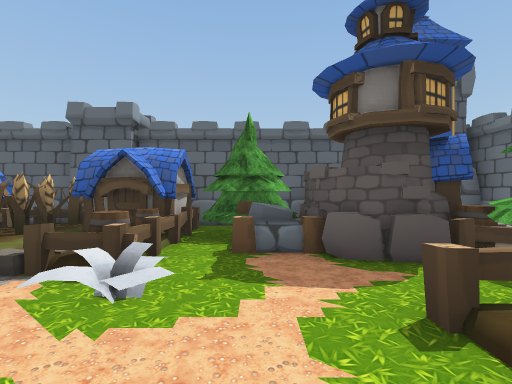
View 1 (above)

22 first-person views from a walk through a 3-D level made in the Unity game engine. The camera is 1.5 m above the floor, looks level and sees 85° across. The floor is counted in squares, 2 m on a side. Each view is taken from the middle of a square. On the plan, view 1 faces up. The plan holds only what a view shows up to about 10 squares ahead; the rest is blank. The place goes on beyond the plan. The player is left out. Some animated figures are left out. Some surface patterns are stand-ins.

View 2
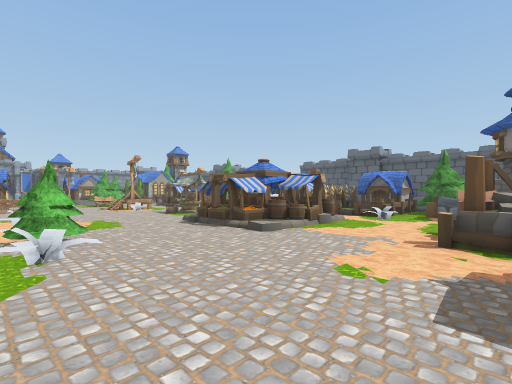

View 3
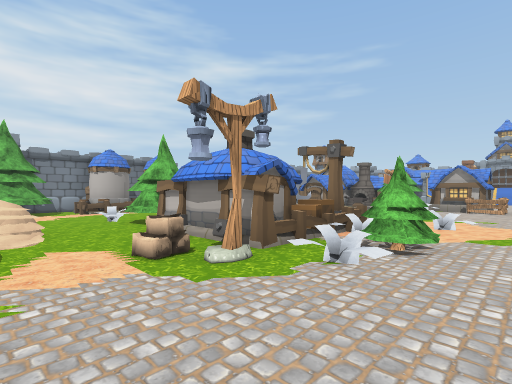

View 4
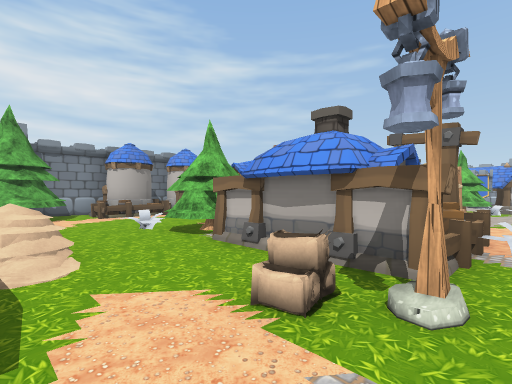

View 5
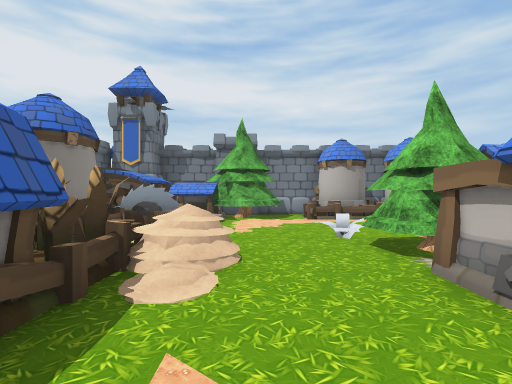

View 6
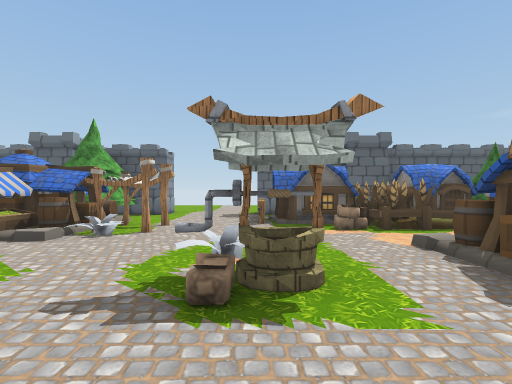

View 7
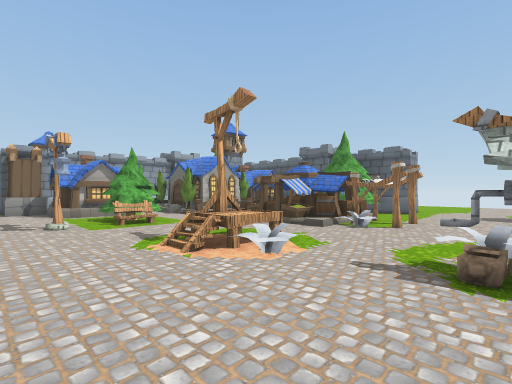

View 8
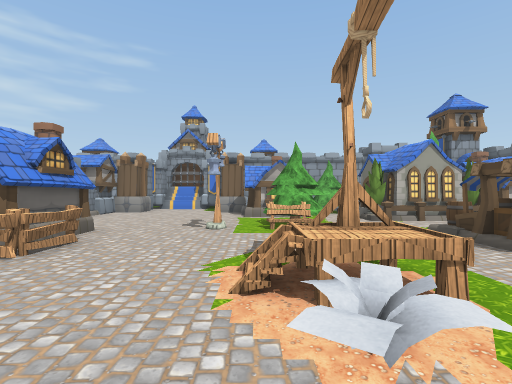

View 9
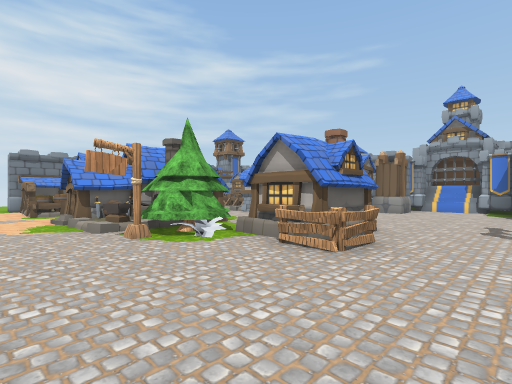

View 10
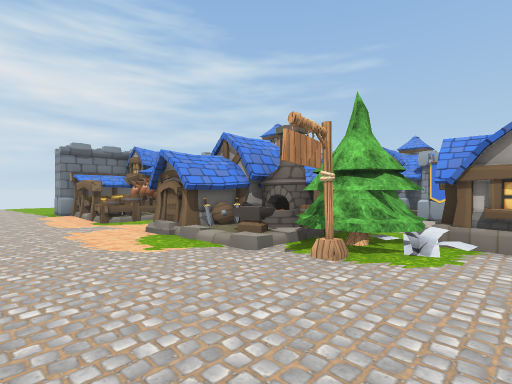

View 11
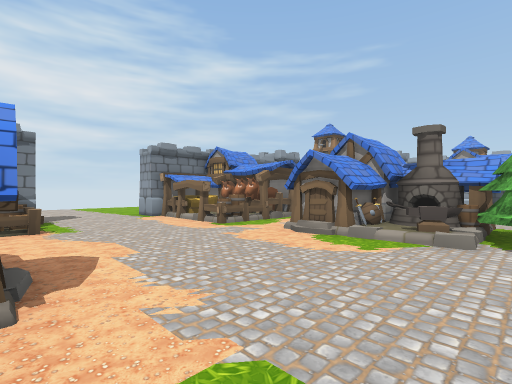

View 12
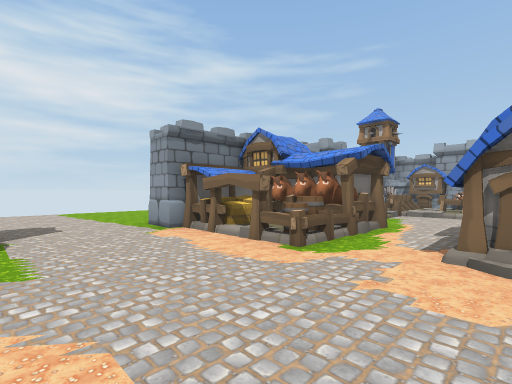

View 13
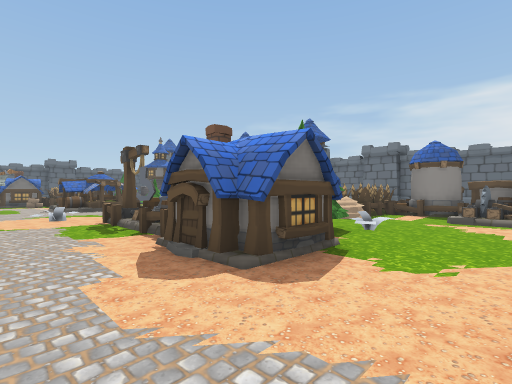

View 14
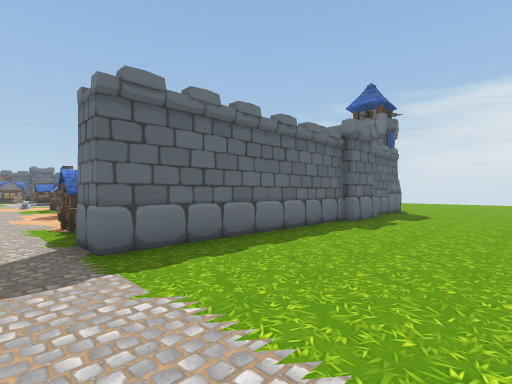

View 15
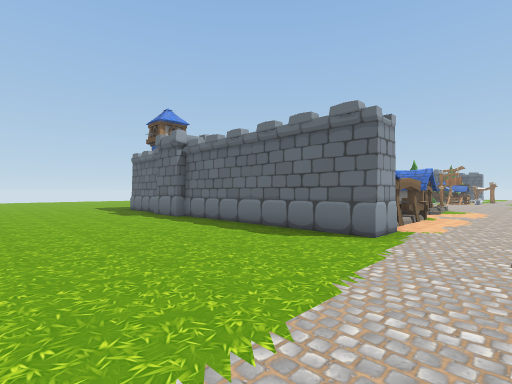

View 16
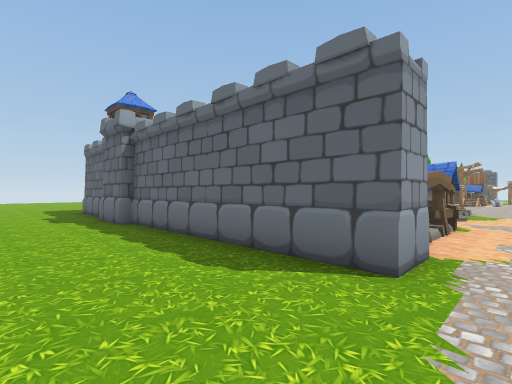

View 17
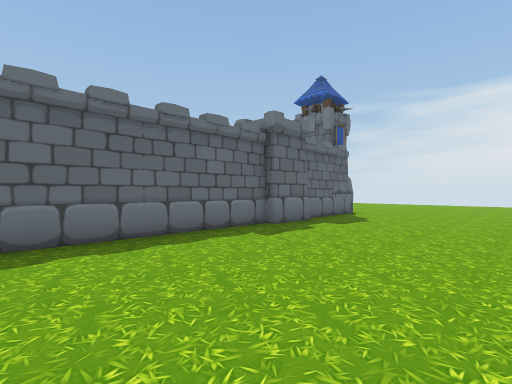

View 18
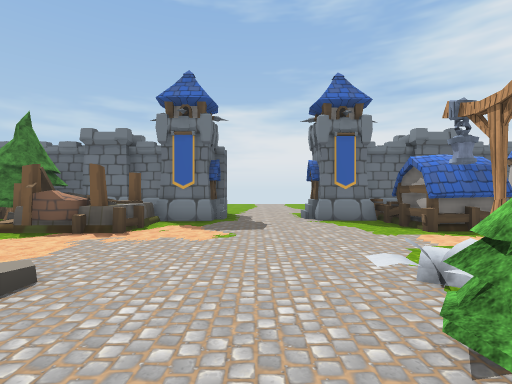

View 19
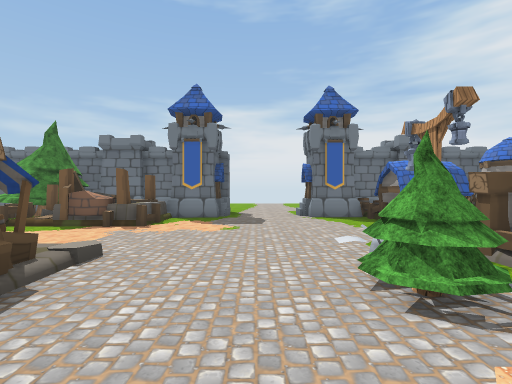

View 20
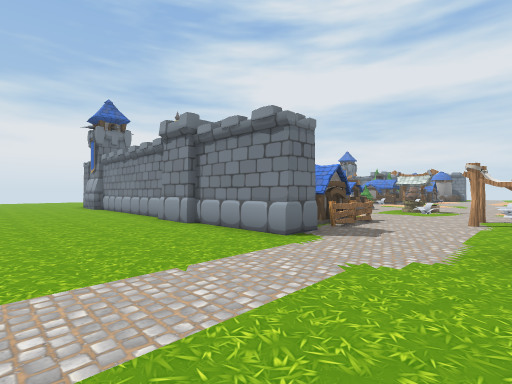

View 21
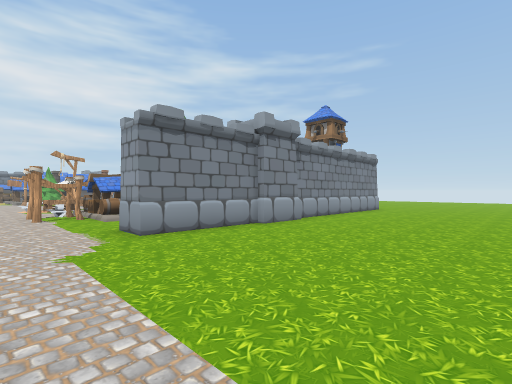

View 22
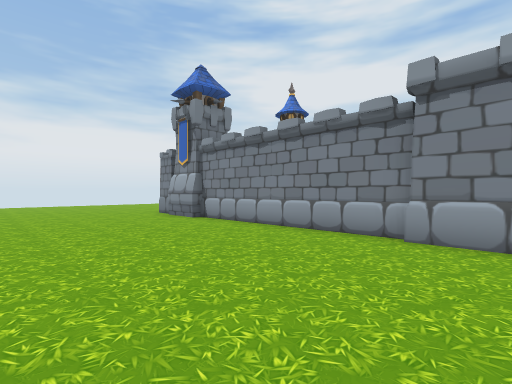

### Floor plan
Points are (right, up) in squares from view 1. A wall is a line through its corners. A room is listed if a view was taken in it or the views show most of it. See-through windows are left out.
Room 1 (views 1, 2, 3, 4, 5, 6, 7, 8, 9, 10, 11, 12, 13, 14, 15, 16, 17, 18, 19, 20, 21, 22)
walls: (-18.3, -6.4) (-18.3, -6.9); (-18.2, -2.8) (-18.3, -3.4) (-19.5, -3.4); (-18.3, -2.5) (-18.3, -3.4); (-18.3, -2.4) (-18.2, -2.9); (0.6, 3.8) (0.1, 3.8); (-3.2, 6) (-4.1, 6); (-9.4, -16.4) (-8.8, -16.4) (-8.8, -17.4) (-14.8, -17.4) (-14.8, -17.8); (-4.1, 6.3) (-7, 6.3) (-7, 7.2) (3.1, 7.2); (-19, -6.4) (-18.3, -6.4) (-18.2, -6.7); (4.8, -8.5) (4.8, -7.4); (4.8, -1.1) (4.8, 0); (4.5, -0.1) (4.5, 1.2); (4.8, 1.4) (4.7, 6); (1.1, 6.2) (-1.5, 6.2); (-14.2, 7.2) (-10, 7.2) (-10, 6.3) (-10.5, 6.3); (-14.4, 7.4) (-12.8, 7.4); (-14.1, -17.7) (-16.4, -17.7); (1.5, -17.7) (0, -17.7) (0, -17.4) (-6, -17.4) (-6, -16.4) (-0.1, -16.4); (-17, -17.4) (-19.2, -17.4); (-17.4, 7.2) (-14.5, 7.2); (-17.6, -17.7) (-19.1, -17.7); (4.3, -17.4) (1.7, -17.4)
low walls: (0.5, 3.5) (-0.4, 3.5); (-16.3, -12.5) (-16.3, -13.2); (-4.1, 7.4) (-2.5, 7.4); (-16.3, -14) (-16.3, -14.5)
ways out: opening at (5, -4.5)
objects: other object (-19, 0) to (-18, 1); other object (-18, -10) to (-16, -8); other object (-18, -2) to (-17, -1); other object (-18, 1) to (-16, 3); other object (-18, 4); other object (-18, 5) to (-18, 6); other object (-17, 4) to (-16, 6); other object (-15, -14) to (-14, -14); other object (-15, -1); other object (-14, -3); other object (-14, -1); other object (-13, -7) to (-12, -6); other object (-13, 2) to (-11, 4); other object (-12, -16) to (-9, -14); other object (-12, -11) to (-10, -9); other object (-12, -9) to (-11, -7); other object (-12, -5); other object (-12, 4) to (-11, 6); other object (-11, -5); other object (-11, -1); other object (-10, -8); other object (-10, 2); other object (-10, 2) to (-9, 3); other object (-9, -2); other object (-7, -1); other object (-7, 0); other object (-7, 4); other object (-7, 5); other object (-6, 4) to (-5, 5); other object (-5, -16) to (-4, -15); other object (-5, -12) to (-4, -10); other object (-5, 3); other object (-4, -9) to (-2, -7); other object (-4, -2) to (-2, 1); other object (-4, 3) to (-2, 5); other object (-3, -16) to (-2, -15); other object (-3, -11) to (-2, -10); other object (-3, -5); other object (-2, -5); other object (-1, -7); other object (-1, -6); other object (-1, 2); other object (-1, 5) to (1, 5); other object (0, -16) to (1, -14); other object (1, -1) to (3, 0); other object (1, 2); other object (1, 3) to (3, 5); other object (2, -15) to (4, -13); other object (2, -10) to (4, -8); other object (2, 2) to (4, 3); other object (3, -12) to (4, -11); other object (3, -1) to (4, -1); other object (4, -6); other object (5, -17); other object (5, 7)

Where each view was taken, in squares from view 1:
view 1: 0 up, 0 right, facing up
view 2: 6 down, 2 right, facing up-left
view 3: 4 down, 1 right, facing down-left
view 4: 6 down, 1 right, facing down-left
view 5: 7 down, 0 right, facing down
view 6: 3 down, 7 left, facing up
view 7: 4 down, 7 left, facing up-left
view 8: 2 down, 8 left, facing left
view 9: 3 down, 8 left, facing down-left
view 10: 6 down, 7 left, facing down-left
view 11: 8 down, 5 left, facing down-left
view 12: 11 down, 6 left, facing down-left
view 13: 14 down, 7 left, facing up-right
view 14: 21 down, 7 left, facing up-right
view 15: 22 down, 7 left, facing up-left
view 16: 20 down, 8 left, facing up-left
view 17: 22 down, 5 left, facing up-right
view 18: 4 down, 4 left, facing right
view 19: 4 down, 5 left, facing right
view 20: 11 up, 10 left, facing down-right
view 21: 12 up, 8 left, facing down-left
view 22: 12 up, 4 left, facing down-right
